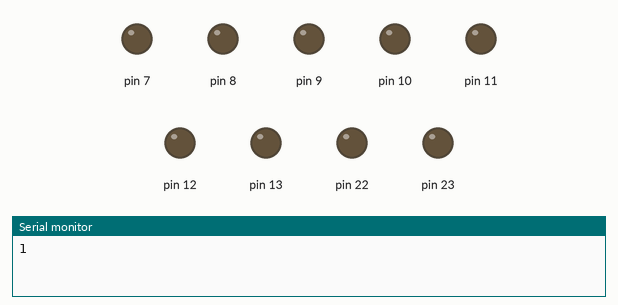
Simulated run of this sketch. Board: Arduino Uno, built with avr-gcc and run on an emulated ATmega328P. On the bench: output pins drawn as LEDs (lit = HIGH), the last lines printed to the serial monitor.

Above: at 0.3 s.
At 5.0 s:
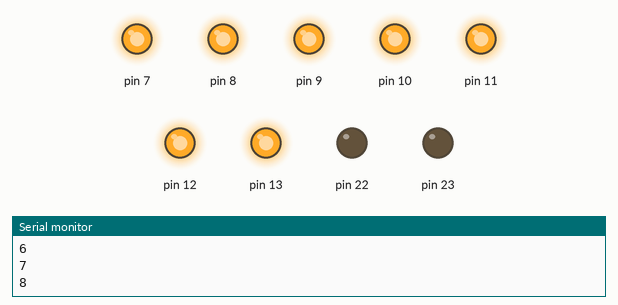
At 10.05 s:
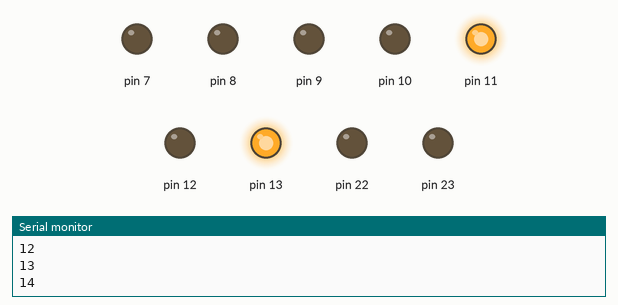
At 20.0 s:
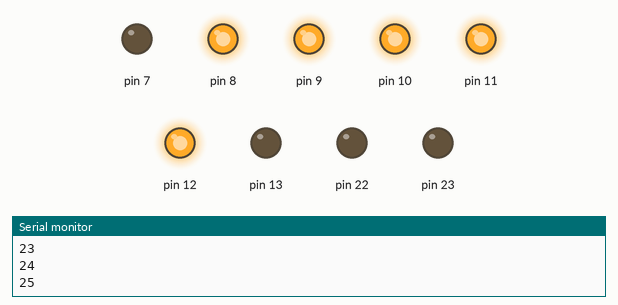
At 29.95 s:
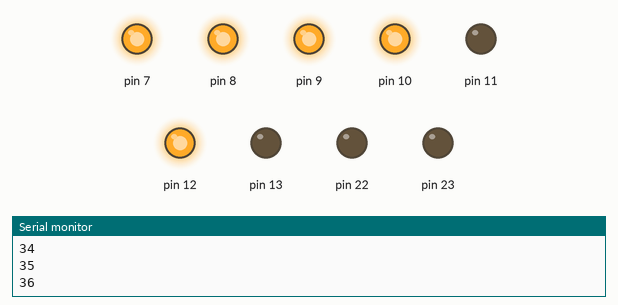
At 39.9 s:
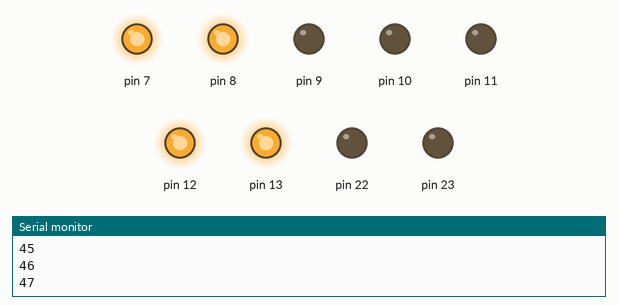
Timing chart, 0 to 40.0 s (numbered marks = the images above):
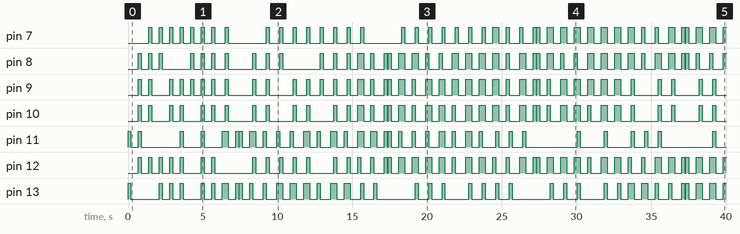

Measured:
- by itself, pin 7: LOW → HIGH at 1.4 s, → LOW 0.20 s later, → HIGH 0.50 s later, → LOW 0.20 s later, … (85 changes in this stretch)
- by itself, pin 8: LOW → HIGH at 0.70 s, → LOW 0.20 s later, → HIGH 0.50 s later, → LOW 0.20 s later, … (87 changes in this stretch)
- by itself, pin 9: LOW → HIGH at 0.70 s, → LOW 0.20 s later, → HIGH 0.50 s later, → LOW 0.20 s later, … (84 changes in this stretch)
- by itself, pin 10: LOW → HIGH at 0.70 s, → LOW 0.20 s later, → HIGH 0.50 s later, → LOW 0.20 s later, … (80 changes in this stretch)
- by itself, pin 11: LOW → HIGH at 0.00 s, → LOW 0.20 s later, → HIGH 0.50 s later, → LOW 0.20 s later, … (70 changes in this stretch)
- by itself, pin 12: LOW → HIGH at 0.70 s, → LOW 0.20 s later, → HIGH 0.50 s later, → LOW 0.20 s later, … (89 changes in this stretch)
- by itself, pin 13: LOW → HIGH at 0.00 s, → LOW 0.20 s later, → HIGH 1.9 s later, → LOW 0.20 s later, … (79 changes in this stretch)

The sketch:

sevensegment.ino
```cpp
void setup() {
  DDRB = DDRB | B11111111; // set 8,9,10,11,12,13 to output
  DDRD = DDRD | B10000000; // set 7 to output
  Serial.begin(9600);
}

const unsigned int BOTTOMRIGHT = B10000000; // PORTD
const unsigned int TOPRIGHT    = B00000001; // PORTB
const unsigned int TOP         = B00000010;
const unsigned int BOTTOM      = B00000100;
const unsigned int BOTTOMLEFT  = B00001000;
const unsigned int MIDDLE      = B00010000;
const unsigned int TOPLEFT     = B00100000;

void show_digit(unsigned int num) {
  switch (num) {
    case 0:
      PORTB = TOPRIGHT | TOP | TOPLEFT | BOTTOMLEFT | BOTTOM;
      PORTD = BOTTOMRIGHT;
      break;
    case 1:
      PORTB = TOPLEFT | BOTTOMLEFT;
      PORTD = 0;
      break;
    case 2:
      PORTB = TOP | TOPRIGHT | MIDDLE | BOTTOMLEFT | BOTTOM;
      PORTD = 0;
      break;
    case 3:
      PORTB = TOP | MIDDLE | BOTTOM | TOPRIGHT;
      PORTD = BOTTOMRIGHT;
      break;
    case 4:
      PORTB = TOPLEFT | TOPRIGHT | MIDDLE;
      PORTD = BOTTOMRIGHT;
      break;
    case 5:
      PORTB = TOP | TOPLEFT | MIDDLE | BOTTOM;
      PORTD = BOTTOMRIGHT;
      break;
    case 6:
      PORTB = TOP | TOPLEFT | BOTTOMLEFT | BOTTOM | MIDDLE;
      PORTD = BOTTOMRIGHT;
      break;
    case 7:
      PORTB = TOP | TOPRIGHT;
      PORTD = BOTTOMRIGHT;
      break;
    case 8:
      PORTB = TOPRIGHT;
      PORTB |= (TOP | TOPLEFT | BOTTOMLEFT | BOTTOM | MIDDLE);
      PORTD = BOTTOMRIGHT;
      break;
    case 9:
      PORTB = TOPRIGHT | TOP | TOPLEFT | BOTTOM | MIDDLE;
      PORTD = BOTTOMRIGHT;
      break;
  }
}

void blank() {
  PORTD = 0;
  PORTB = 0;
}

void show_digits(unsigned int num) {
  if (num < 10) {
    show_digit(num);
    delay(200);
  } else if (num < 100) {
    show_digit(num / 10);
    delay(200);
    if (num / 10 == num % 10) {
      blank();
      delay(50);
    }
    show_digit(num % 10);
    delay(200);
  }
  blank();
}

unsigned int x;
void loop() {
  for (x = 1; x < 100; x += 1) {
    Serial.println(x);
    show_digits(x);
    delay(500);
  }
}
```
